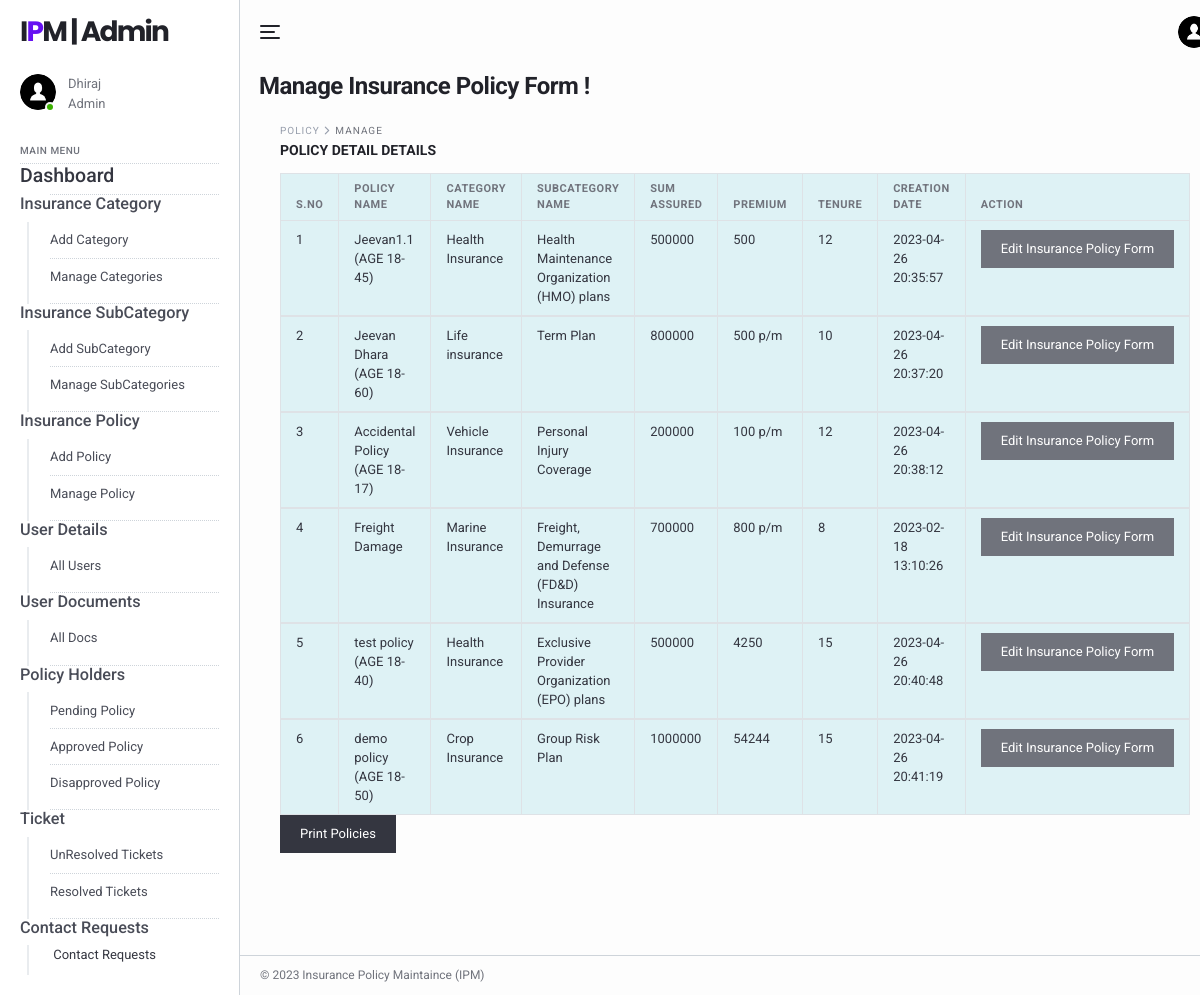
/ipm/admin/manage-policyform.php (signed in), run on the app's committed database.
### tables this page shows
CREATE TABLE `tblimsadmin` (
  `ID` int(11) NOT NULL,
  `AdminName` varchar(120) DEFAULT NULL,
  `AdminUsername` varchar(45) DEFAULT NULL,
  `Password` varchar(45) DEFAULT NULL,
  `AdminRegdate` timestamp NULL DEFAULT current_timestamp()
);

CREATE TABLE `tblpolicy` (
  `ID` int(11) NOT NULL,
  `SubcategoryId` varchar(50) NOT NULL,
  `CategoryId` varchar(25) DEFAULT NULL,
  `PolicyName` varchar(45) DEFAULT NULL,
  `Sumassured` int(11) DEFAULT NULL,
  `Premium` varchar(45) DEFAULT NULL,
  `Tenure` int(10) DEFAULT NULL,
  `CreationDate` timestamp NOT NULL DEFAULT current_timestamp() ON UPDATE current_timestamp()
);

CREATE TABLE `category` (
  `ID` int(11) NOT NULL,
  `CategoryName` varchar(45) DEFAULT NULL,
  `CreationDate` timestamp NULL DEFAULT current_timestamp()
);

CREATE TABLE `tblsubcategory` (
  `id` int(11) NOT NULL,
  `CategoryId` char(5) NOT NULL,
  `SubcategoryName` varchar(200) NOT NULL,
  `CreationDate` timestamp NULL DEFAULT current_timestamp(),
  `UpdationDate` timestamp NULL DEFAULT NULL ON UPDATE current_timestamp()
);

### ipm/admin/manage-policyform.php (the view, shortened to what this page needs)
<?php
include('includes/dbconnection.php');
if (strlen($_SESSION['aid']==0)) {
  header('location:logout.php');
  } else{
?>
<!DOCTYPE html>
<html lang="en">
  <head>
    <link href="../lib/fontawesome-free/css/all.min.css" rel="stylesheet">
    <link href="../lib/ionicons/css/ionicons.min.css" rel="stylesheet">
    <link href="../lib/typicons.font/typicons.css" rel="stylesheet">
    <link href="../lib/morris.js/morris.css" rel="stylesheet">
    <link href="../lib/flag-icon-css/css/flag-icon.min.css" rel="stylesheet">
    <link href="../lib/jqvmap/jqvmap.min.css" rel="stylesheet">
    <link rel="stylesheet" href="../css/azia.css">
  </head>
  <body class="az-body az-body-sidebar">
<?php include_once('includes/sidebar.php');?>
    <div class="az-content az-content-dashboard-two">
<?php include_once('includes/header.php');?>
      <div class="az-content-header d-block d-md-flex">
        <div>
          <h2 class="az-content-title mg-b-5 mg-b-lg-8">Manage Insurance Policy Form !</h2>
        </div>
      </div>
      <div class="az-content-body">
     <div class="az-content">
      <div class="container">
        <div class="az-content-body">
          <div class="az-content-breadcrumb">
            <span>Policy </span>
            <span>Manage</span>
          </div>
          <div class="az-content-label mg-b-5">Policy Detail Details</div>
          <div class="table-responsive">
            <table class="table table-info table-bordered table-stripped table-hover mg-b-0">
              <thead>
                <tr>
                  <th>S.NO</th>
                  <th>Policy Name</th>
                  <th>Category Name</th>
                   <th>SubCategory Name</th>
                   <th>Sum Assured</th>
                   <th>Premium</th>
                   <th>Tenure</th>
                  <th>Creation Date</th>
                  <th>Action</th>
                </tr>
              </thead>
              <?php
              $ret=mysqli_query($con,"select category.CategoryName as catname,tblsubcategory.SubcategoryName as subcat, tblpolicy.PolicyName,tblpolicy.CreationDate as cdate,tblpolicy.ID,tblpolicy.Sumassured,tblpolicy.Premium,tblpolicy.Tenure  from tblpolicy inner join category on category.ID=tblpolicy.CategoryId inner join tblsubcategory on  tblsubcategory.id=tblpolicy.SubcategoryId");
              $cnt=1;
              while ($row=mysqli_fetch_array($ret)) {
              ?>
              <tbody>
                <tr>
                  <td><?php echo $cnt;?></td>
                       <td><?php  echo $row['PolicyName'];?></td>
                  <td><?php  echo $row['catname'];?></td>
                  <td><?php  echo $row['subcat'];?></td>
                  <td><?php  echo $row['Sumassured'];?></td>
                  <td><?php  echo $row['Premium'];?></td>
                  <td><?php  echo $row['Tenure'];?></td>
                   <td><?php  echo $row['cdate'];?></td>
                  <td><a href="edit-policyform.php?polid=<?php echo $row['ID'];?>" class="btn btn-secondary">Edit Insurance Policy Form</a>
                </tr>
                <?php
              $cnt=$cnt+1;
              }?>
              </tbody>
            </table>
          <button onclick="window.print()" class="btn btn-dark">Print Policies</button>
          </div>
            </div>
          </div>
        </div>
      </div>
    <?php include_once('includes/footer.php');?>
    </div>
  </body>
</html>
<?php }  ?>

### ipm/admin/includes/sidebar.php (shortened to what this page needs)
<div class="az-sidebar">
    <div class="az-sidebar-header">
      <a href="#" class="az-logo">I<span>P</span>M | Admin</a>
    </div>
    <div class="az-sidebar-loggedin">
      <div class="az-img-user online"><img src="../img/user.png" alt=""></div>
      <div class="media-body">
                    <?php
                    $adminid=$_SESSION['aid'];
                    $ret=mysqli_query($con,"select AdminName from tblimsadmin where ID='$adminid'");
                    $row=mysqli_fetch_array($ret);
                    $name=$row['AdminName'];
                    ?>
                <span><?php echo $name; ?></span>
        <span>Admin</span>
      </div>
    </div>
    <div class="az-sidebar-body">
      <ul class="nav">
        <li class="nav-label">Main Menu</li>
          <li class="nav-item show">
          <a href="dashboard.php" class="text-dark"><h4>Dashboard</h4></a>
        </li>
        <li class="nav-item show">
          <h5>Insurance Category</h5>
          <nav class="nav-sub">
            <a href="add-category.php" class="nav-sub-link">Add Category</a>
            <a href="manage-categories.php" class="nav-sub-link">Manage Categories</a>
          </nav>
        </li>
        <li class="nav-item show">
          <h5>Insurance SubCategory</h5>
          <nav class="nav-sub">
            <a href="add-subcategory.php" class="nav-sub-link">Add SubCategory</a>
            <a href="manage-subcategories.php" class="nav-sub-link">Manage SubCategories</a>
          </nav>
        <li class="nav-item show">
          <h5>Insurance Policy</h5>
          <nav class="nav-sub">
            <a href="policyform.php" class="nav-sub-link">Add Policy</a>
            <a href="manage-policyform.php" class="nav-sub-link">Manage Policy</a>
          </nav>
        </li>
        <li class="nav-item show">
          <h5>User Details</h5>
          <nav class="nav-sub">
            <a href="user-detail.php" class="nav-sub-link">All Users</a>
          </nav>
        </li>
        <li class="nav-item show">
          <h5>User Documents</h5>
          <nav class="nav-sub">
            <a href="user-docs.php" class="nav-sub-link">All Docs</a>
          </nav>
        </li>
        <li class="nav-item show">
          <h5>Policy Holders</h5>
          <nav class="nav-sub">
            <a href="pending-policy.php" class="nav-sub-link">Pending Policy</a>
          <a href="approve-policy.php" class="nav-sub-link">Approved Policy</a>
          <a href="disapprove-policy.php" class="nav-sub-link">Disapproved Policy</a>
          </nav>
        </li>
        <li class="nav-item show">
          <h5>Ticket</h5>
          <nav class="nav-sub">
            <a href="unresolved-tickets.php" class="nav-sub-link">UnResolved Tickets</a>
            <a href="resolved-tickets.php" class="nav-sub-link">Resolved Tickets</a>
          </nav>
        </li>
        <li class="nav-item show">
          <h5>Contact Requests</h5>
          <nav class="nav-sub">
            <a href="contact_request.php">
              <span class="nav-link-text text-dark">Contact Requests</span>
            </a>
          </nav>
        </li>
      </ul>
    </div>
  </div>

### data on the page
tblimsadmin: AdminName "Dhiraj"
tblpolicy: PolicyName "Jeevan1.1 (AGE 18-45)", CategoryId.CategoryName "Health Insurance", SubcategoryId.SubcategoryName "Health Maintenance Organization (HMO) plans", Sumassured "500000", Premium "500", Tenure "12", CreationDate "2023-04-26 20:35:57"
tblpolicy: PolicyName "Jeevan Dhara (AGE 18-60)", CategoryId.CategoryName "Life insurance", SubcategoryId.SubcategoryName "Term Plan", Sumassured "800000", Premium "500 p/m", Tenure "10", CreationDate "2023-04-26 20:37:20"
tblpolicy: PolicyName "Accidental Policy (AGE 18-17)", CategoryId.CategoryName "Vehicle Insurance", SubcategoryId.SubcategoryName "Personal Injury Coverage", Sumassured "200000", Premium "100 p/m", Tenure "12", CreationDate "2023-04-26 20:38:12"
tblpolicy: PolicyName "Freight Damage", CategoryId.CategoryName "Marine Insurance", SubcategoryId.SubcategoryName "Freight, Demurrage and Defense (FD&D) Insurance", Sumassured "700000", Premium "800 p/m", Tenure "8", CreationDate "2023-02-18 13:10:26"
tblpolicy: PolicyName "test policy (AGE 18-40)", CategoryId.CategoryName "Health Insurance", SubcategoryId.SubcategoryName "Exclusive Provider Organization (EPO) plans", Sumassured "500000", Premium "4250", Tenure "15", CreationDate "2023-04-26 20:40:48"
tblpolicy: PolicyName "demo policy (AGE 18-50)", CategoryId.CategoryName "Crop Insurance", SubcategoryId.SubcategoryName "Group Risk Plan", Sumassured "1000000", Premium "54244", Tenure "15", CreationDate "2023-04-26 20:41:19"
